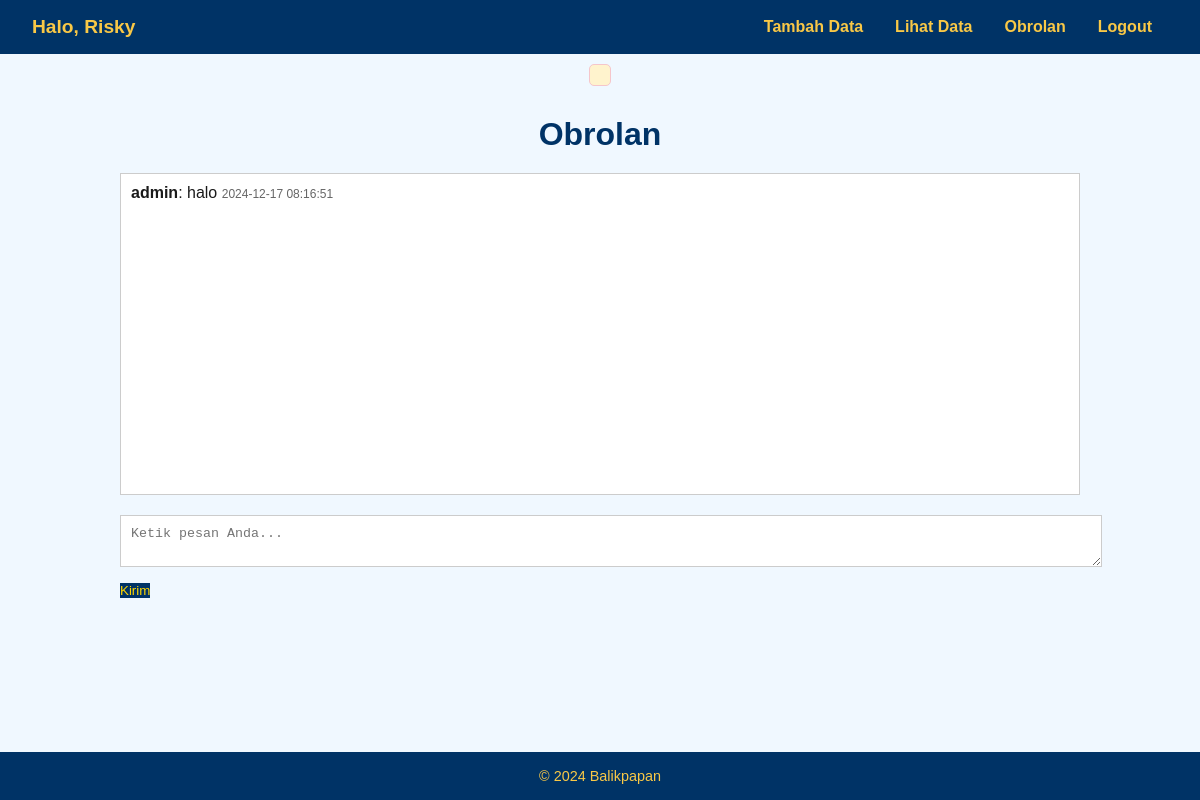
Page /chat (signed in) on the committed database.
### tables this page shows
CREATE TABLE obrolan (
        id INTEGER PRIMARY KEY AUTOINCREMENT,
        username TEXT NOT NULL,
        message TEXT NOT NULL,
        timestamp DATETIME DEFAULT CURRENT_TIMESTAMP
    );

### app.py (the view)
@app.route('/chat', methods=['GET', 'POST'])
def chat():
    if 'username' not in session:
        return redirect('/login')
    conn = sqlite3.connect("billing_system.db")
    cursor = conn.cursor()
    if request.method == 'POST':
        message = request.form['message'].strip()
        if message:
            cursor.execute("INSERT INTO obrolan (username, message) VALUES (?, ?)", (session['username'], message))
            conn.commit()
    cursor.execute("SELECT username, message, timestamp FROM obrolan ORDER BY timestamp ASC")
    chat_history = cursor.fetchall()
    conn.close()
    return render_template("chat.html", chat_history=chat_history)

### templates/chat.html (shortened to what this page needs)
<!DOCTYPE html>
<html lang="id">
<head>
</head>
<body>
    {% extends "base.html" %}
{% block content %}
    <h1>Obrolan</h1>
    <div class="chat-container">
        <div class="chat-box">
            {% for chat in chat_history %}
                <div class="chat-message">
                    <strong>{{ chat[0] }}</strong>: {{ chat[1] }}
                    <span class="timestamp">{{ chat[2] }}</span>
                </div>
            {% endfor %}
        </div>
        <form method="POST">
            <textarea name="message" placeholder="Ketik pesan Anda..." required></textarea>
            <button type="submit">Kirim</button>
        </form>
    </div>
    {% endblock %}

### static/css/all.css (style rules this page uses)
body, h2, p, a, input, button, form, nav { margin: 0; padding: 0; box-sizing: border-box; font-family: Arial, sans-serif; }
body { background-color: #f0f8ff; color: #1a1a1a; display: flex; flex-direction: column; min-height: 100vh; }

### templates/chat.html (style rules this page uses)
body { font-family: Arial, sans-serif; margin: 0; background-color: #f4f4f4; color: #333; }
h1 { text-align: center; color: #003366; margin: 20px 0; }
.chat-container { width: 80%; margin: 0 auto; }
.chat-box { background-color: #fff; border: 1px solid #ccc; height: 300px; overflow-y: scroll; padding: 10px; margin-bottom: 20px; }
.chat-message { margin-bottom: 10px; }
.timestamp { font-size: 12px; color: #666; }
textarea { width: 100%; padding: 10px; margin-bottom: 10px; border: 1px solid #ccc; }
button { background-color: #003366; color: #FFD700; padding: 10px 20px; border: none; cursor: pointer; }

### rows in the picture
obrolan: username "admin", message "halo", timestamp "2024-12-17 08:16:51"

### other values in the picture
{{ session['username'] }} "Risky"
